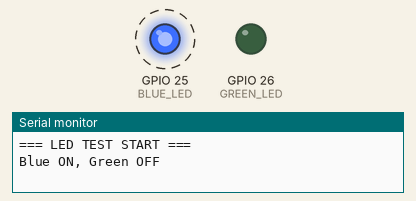
This sketch was run on a simulated ESP32. Shown: output pins drawn as LEDs (lit = HIGH), the last lines printed to the serial monitor. Dashed ring = blinking.

Above: at 0.5 s.
At 2.5 s:
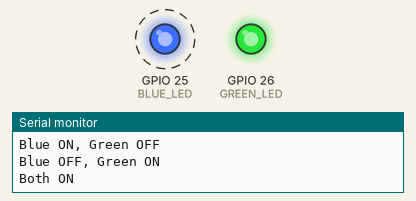
Timing chart, 0 to 5.2 s (numbered marks = the images above):
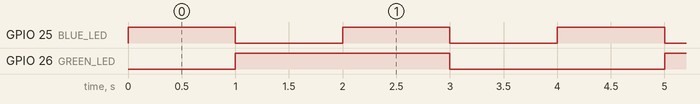

The sketch:

LED_TEST.ino
```cpp
// ===== LED TEST =====
// Tests Blue (GPIO 25) and Green (GPIO 26) LEDs independently

#define BLUE_LED 25
#define GREEN_LED 26

void setup() {
  Serial.begin(115200);
  pinMode(BLUE_LED, OUTPUT);
  pinMode(GREEN_LED, OUTPUT);
  Serial.println("=== LED TEST START ===");
}

void loop() {
  Serial.println("Blue ON, Green OFF");
  digitalWrite(BLUE_LED, HIGH);
  digitalWrite(GREEN_LED, LOW);
  delay(1000);

  Serial.println("Blue OFF, Green ON");
  digitalWrite(BLUE_LED, LOW);
  digitalWrite(GREEN_LED, HIGH);
  delay(1000);

  Serial.println("Both ON");
  digitalWrite(BLUE_LED, HIGH);
  digitalWrite(GREEN_LED, HIGH);
  delay(1000);

  Serial.println("Both OFF");
  digitalWrite(BLUE_LED, LOW);
  digitalWrite(GREEN_LED, LOW);
  delay(1000);
}
```

Measured:
- by itself, GPIO 25 (BLUE_LED): alternates HIGH for 1.0 s and LOW for 1.0 s
- by itself, GPIO 26 (GREEN_LED): alternates HIGH for 2.0 s and LOW for 2.0 s
- by itself, everything shown: repeats every 4.0 s, in 4 steps
